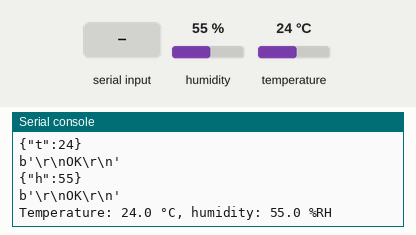
Recording of a program running on a simulated Raspberry Pi Pico running MicroPython. Shown: the last lines printed to the serial console. The inputs (shaded band) are chosen by the test bench; at power-on: humidity 55 %, temperature 24 °C. The modem accepts every AT command (registered, SIM ready, sends succeed) and sends nothing else.

Above: at 2.6 s.
2.7 s: "5\n" received over the second serial link
At 3.5 s:
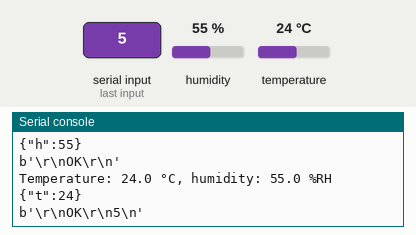
4.5 s: humidity set to 22 %
At 5.7 s:
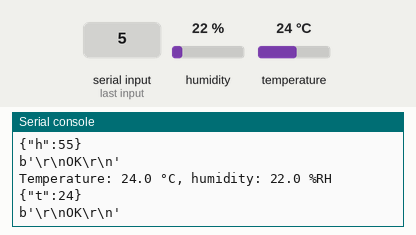
6.0 s: temperature set to 12 °C
At 7.3 s:
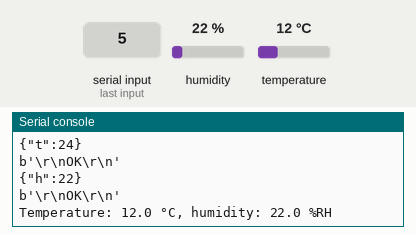
7.5 s: "90\n" received over the second serial link
9.0 s: humidity set to 40 %
At 9.4 s:
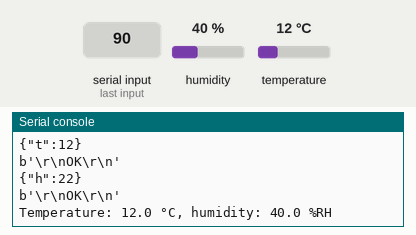
Timing chart, 0 to 11.5 s (numbered marks = the images above; inputs shaded):
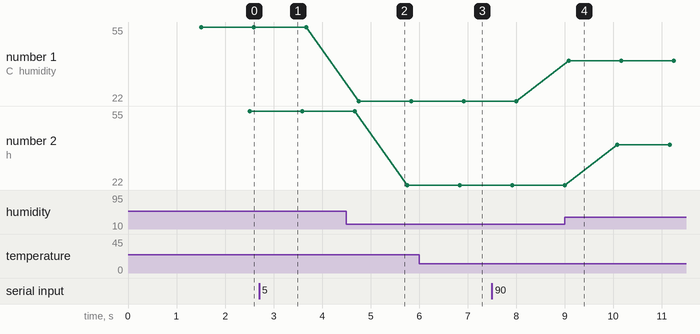

The program:

PicoW5_Homeassistant.py
```python
from machine import UART, Pin
import time
from dht20 import DHT20

# Commands for the BW16 module
cmd_WIFI_1 = "AT+WMODE=3,1\n"                         # Set the wifi mode to AP+STA
cmd_WIFI_2 = "AT+WJAP=yanfa_software,yanfa-123456"    # Configure the wifi connection. Please modify to your own configuration information.
cmd_MQTT_1 = "AT+MQTT=1,192.168.50.177\n"             # Configure the MQTT server. Please modify to your own configuration information.
cmd_MQTT_2 = "AT+MQTT=2,1883\n"                       # Specify the port number for accessing the server. Please modify to your own configuration information.
cmd_MQTT_3 = "AT+MQTT=3,1\n"                          # Configure the MQTT user ID. Please modify to your own configuration information.
cmd_MQTT_4 = "AT+MQTT=5,sea\n"                     # Set the MQTT user name. Please modify to your own configuration information.
cmd_MQTT_5 = "AT+MQTT=6,lisihai525\n"                     # Set the MQTT user password. Please modify to your own configuration information.
cmd_MQTT_6 = "AT+MQTT\n"                              # Connect to MQTT.
cmd_MQTT_7 = "AT+MQTTSUB=TP,0\n"                    # Subscribe to a topic (e.g., 'TP') with QoS 0.
cmd_MQTT_9 = "AT+MQTTPUBRAW=TP,0,0,9\n"             # Publish raw data to the topic 'TP' with QoS 0.

# Initialize UART1 with baudrate 115200, transmit on Pin(4), receive on Pin(5)
uart1 = UART(1, baudrate=115200, tx=Pin(4), rx=Pin(5))

# Set the I2C pins
sda = machine.Pin(20)  # SDA pin is set to GPIO pin 20
scl = machine.Pin(21)  # SCL pin is set to GPIO pin 21


# Function to send AT commands using UART1
def send_at_command(uart, command):
    uart1.write(command + '\n')     # Send the AT command followed by a newline for the module to process
    time.sleep(0.1)                 # Wait for the module to process the command and send a response

# Function to continuously receive data from UART1 until a newline character is detected
def Uart1_receive():
    data = b''           # Initialize an empty bytes object to store incoming data
    succeed = "OK"       # Expected success response from the module
    fail = "ERROR"       # Expected error response from the module

    while True:
        if uart1.any():                    # Check if there is data available to read
            data += uart1.read()           # Read all available data into 'data'
        if data.endswith(b'\n'):           # Check if the data ends with a newline character
            if succeed in data:            # If the success response is in the data
                print(data)                # Print the received data
                break                      # Exit the loop
            if fail in data:               # If the error response is in the data
                print(data)                # Print the received data
                break                      # Exit the loop
            print(data)                    # Print the data received so far
        time.sleep(0.5)                    # Wait for 0.5 seconds before continuing


# Test the homeassist function
def test():
    """Test code."""
    # Create an I2C object, select bus 0, assign the SDA and SCL pins, and set the bus frequency to 400kHz
    i2c = machine.I2C(0, sda=sda, scl=scl, freq=400000)
    #Initialize the DHT20
    dht20 = DHT20(0x38, i2c)

    #Initializing WIFI via serial port, MQTT
    send_at_command(uart1, cmd_WIFI_1)
    Uart1_receive()
    send_at_command(uart1, cmd_WIFI_2)
    Uart1_receive()
    send_at_command(uart1, cmd_MQTT_1)
    Uart1_receive()
    send_at_command(uart1, cmd_MQTT_2)
    Uart1_receive()
    send_at_command(uart1, cmd_MQTT_3)
    Uart1_receive()
    send_at_command(uart1, cmd_MQTT_4)
    Uart1_receive()
    send_at_command(uart1, cmd_MQTT_5)
    Uart1_receive()
    send_at_command(uart1, cmd_MQTT_6)
    Uart1_receive()
    time.sleep(0.5)
    send_at_command(uart1, cmd_MQTT_7)
    Uart1_receive()

    while True:
         # Get temperature and humidity data and upload to Home Assistant
        measurements = dht20.measurements
        print(f"Temperature: {measurements['t']} °C, humidity: {measurements['rh']} %RH")
        temp = int (measurements['t'])
        hum  = int (measurements['rh'])

        temperature = f"{temp}C"
        humidity = f"{hum}%"

        # Publish temperature and humidity data to MQTT
        uart1.write(cmd_MQTT_9.encode('utf-8'))
        time.sleep(0.5)

        temp_s = f"{{\"t\":{temp}}}"
        print(temp_s)
        uart1.write(temp_s.encode('utf-8'))
        uart1.write('\n')
        Uart1_receive()

        uart1.write(cmd_MQTT_9.encode('utf-8'))
        time.sleep(0.5)

        hum_s = f"{{\"h\":{hum}}}"
        print(hum_s)
        uart1.write(hum_s.encode('utf-8'))
        uart1.write('\n')
        Uart1_receive()

 #Start Test
test()
```

Measured:
- after the input at 2.7 s, the serial console: prints a new line after 0.39 s (image 1)
- after the input at 4.5 s, the serial console: prints a new line after 0.26 s (image 2)
- after the input at 6.0 s, the serial console: prints a new line after 0.92 s (image 3)
- after the input at 9.0 s, the serial console: prints a new line after 0.09 s (image 4)
- plotted number 1: 55 → 22 after the input at 4.5 s, 22 → 40 after the input at 9.0 s
- plotted number 2: 55 → 22 after the input at 4.5 s, 22 → 40 after the input at 9.0 s
